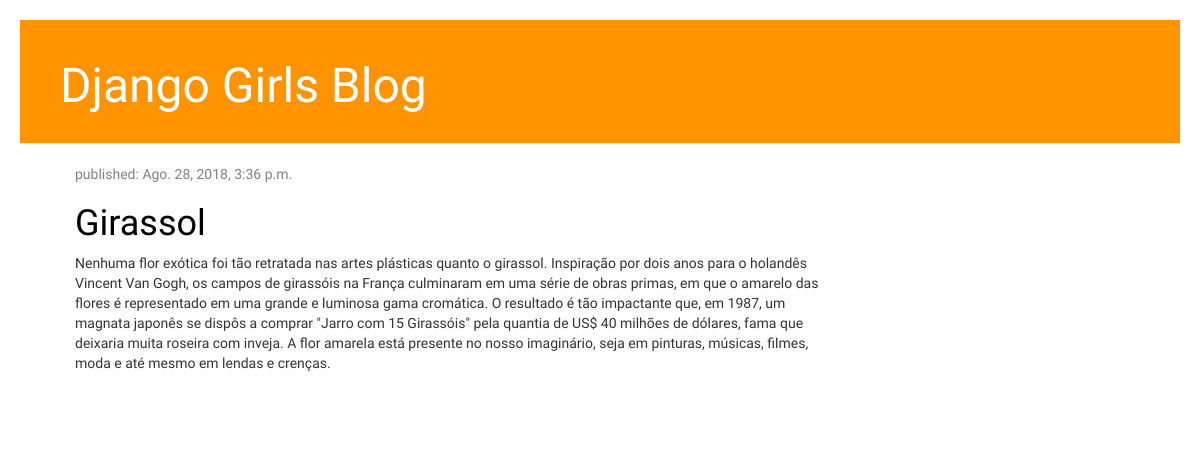
The app's page /, older data.
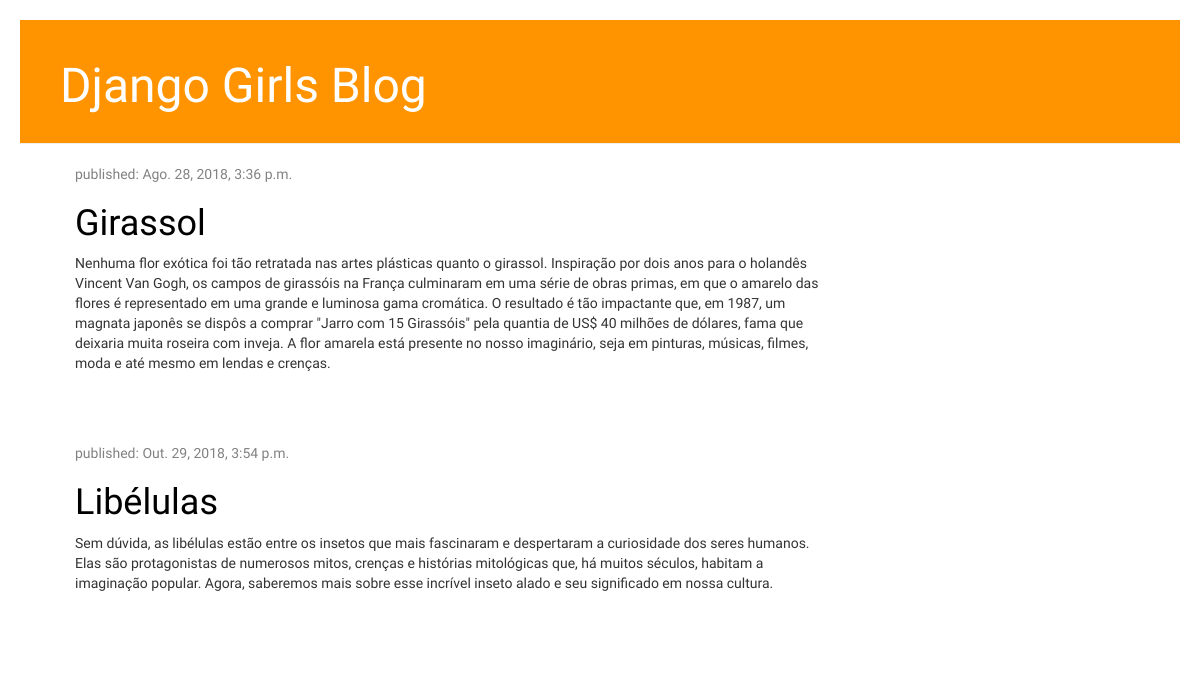
The same page, newer data.
### blog/models.py (models this page shows, shortened)
class Post(models.Model):
    author = models.ForeignKey('auth.User', on_delete=models.CASCADE)
    title = models.CharField(max_length=200)
    text = models.TextField()
    created_date= models.DateTimeField(
        default=timezone.now)
    published_date = models.DateTimeField(
        blank=True, null=True)

### blog/views.py (the view)
# urls.py: path('', views.post_list, name='post_list'),
def post_list(request):
    posts = Post.objects.filter(published_date__lte=timezone.now()).order_by('published_date')
    return render(request, 'blog/post_list.html', {'posts': posts})

### blog/templates/blog/post_list.html
{% extends 'blog/base1.html' %}
        {% block content %}
            {% for post in posts %}
                <div class="post">
                    <div class="date">
                        <p>published: {{ post.published_date }}</p>
                    </div>
                    <h1><a href="{% url 'post_detail' pk=post.pk %}">{{ post.title }}</a></h1>
                    <p>{{ post.text|linebreaksbr }}</p>
                </div>
            {% endfor %}
        {% endblock %}

Row changes from the older to the newer data that the page shows:
added Post: published_date "Out. 29, 2018, 3:54 p.m.", title "Libélulas", text "Sem dúvida, as libélulas estão entre os insetos que mais fascinaram e despertaram a curiosidade dos seres humanos. Elas são protagonistas de numerosos mitos, crenças e histórias mitológicas que, há muitos séculos, habitam a imaginação popular. Agora, saberemos mais sobre esse incrível inseto alado e seu significado em nossa cultura."
